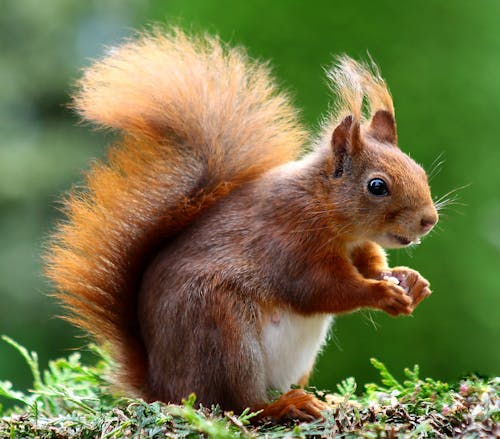
#> input picture Set-3/Question3/sample.jpg, 500 x 439 px
$ jupyter execute Question3.ipynb
#> lines starting #> are read from the running program, lines starting #| are printed output that depends on the picture
[cell 1]
import cv2
import numpy as np
import matplotlib.pyplot as plt

[cell 2]
def rgb_to_hsi(img):
    # Normalize RGB values to [0,1]
    img = img.astype(np.float32) / 255.0
    R, G, B = img[:, :, 2], img[:, :, 1], img[:, :, 0]

    # Intensity
    I = (R + G + B) / 3.0

    # Saturation
    min_val = np.minimum(np.minimum(R, G), B)
    S = 1 - (3 / (R + G + B + 1e-8)) * min_val  # avoid division by zero

    # Hue calculation
    num = 0.5 * ((R - G) + (R - B))
    den = np.sqrt((R - G) ** 2 + (R - B) * (G - B)) + 1e-8
    theta = np.arccos(num / den)

    H = np.zeros_like(R)
    H[B <= G] = theta[B <= G]
    H[B > G] = (2 * np.pi - theta[B > G])

    H = H / (2 * np.pi)  # Normalize to [0,1]

    return H, S, I

[cell 3]
# Load Image
img = cv2.imread("sample.jpg")  # Change to your image path
#> img is the input picture: shape (439, 500, 3); mean B, G, R 70.1, 115.5, 114.4
if img is None:
    raise FileNotFoundError("Image not found!")
img = cv2.resize(img, (256, 256))  # Resize for display
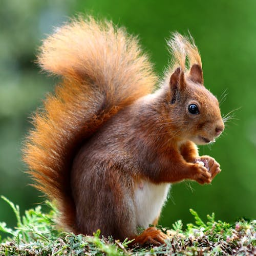
#> img: shape (256, 256, 3); mean B, G, R 70, 115.4, 114.3

[cell 4]
# Convert to HSI
H, S, I = rgb_to_hsi(img)
#> in rgb_to_hsi, `R, G, B = img[:, :, 2], img[:, :, 1], img[:, :, 0]`:
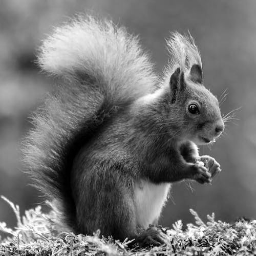
#> G: shape (256, 256) float32; min 0, max 1, mean 0.453
#> in rgb_to_hsi, `R, G, B = img[:, :, 2], img[:, :, 1], img[:, :, 0]`:
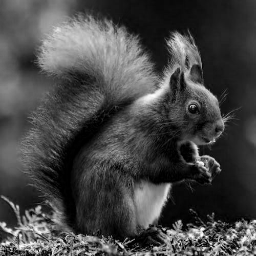
#> B: shape (256, 256) float32; min 0, max 1, mean 0.275
#> in rgb_to_hsi, `I = (R + G + B) / 3.0`:
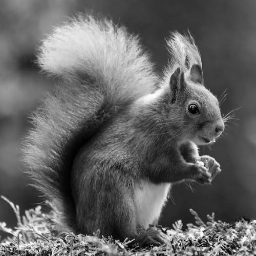
#> I: shape (256, 256) float32; min 0.00261, max 0.997, mean 0.392
#> in rgb_to_hsi, `S = 1 - (3 / (R + G + B + 1e-8)) * min_val`:
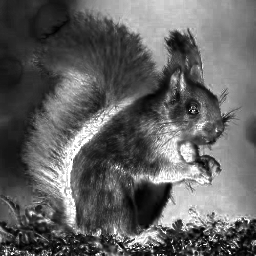
#> S: shape (256, 256) float32; min 0, max 1, mean 0.386
#> in rgb_to_hsi, `num = 0.5 * ((R - G) + (R - B))`:
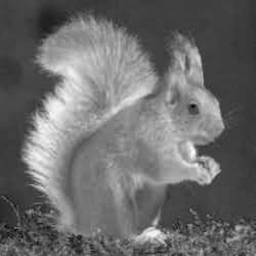
#> num: shape (256, 256) float32; min -0.231, max 0.516, mean 0.0847; drawn with min black and max white
#> in rgb_to_hsi, `den = np.sqrt((R - G) ** 2 + (R - B) * (G - B)) + 1e-8`:
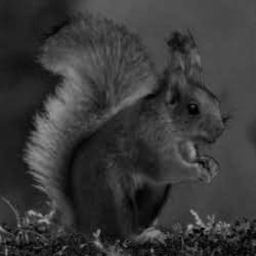
#> den: shape (256, 256) float32; min 1e-08, max 0.64, mean 0.224
#> in rgb_to_hsi, `theta = np.arccos(num / den)`:
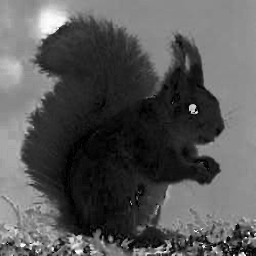
#> theta: shape (256, 256) float32; min 0, max 3.14, mean 1.07; drawn with min black and max white
#> in rgb_to_hsi, `H[B > G] = (2 * np.pi - theta[B > G])`:
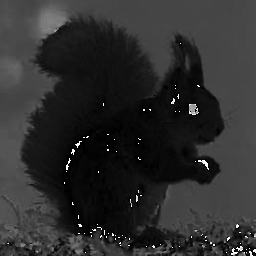
#> H: shape (256, 256) float32; min 0, max 6.27, mean 1.11; drawn with min black and max white

[cell 5]
# Display
plt.figure(figsize=(12, 4))

plt.subplot(1, 4, 1)
plt.imshow(cv2.cvtColor(img, cv2.COLOR_BGR2RGB))
plt.title("Original RGB")
plt.axis("off")

plt.subplot(1, 4, 2)
plt.imshow(H, cmap="hsv")
plt.title("Hue")
plt.axis("off")

plt.subplot(1, 4, 3)
plt.imshow(S, cmap="gray")
plt.title("Saturation")
plt.axis("off")

plt.subplot(1, 4, 4)
plt.imshow(I, cmap="gray")
plt.title("Intensity")
plt.axis("off")

plt.tight_layout()
plt.show()
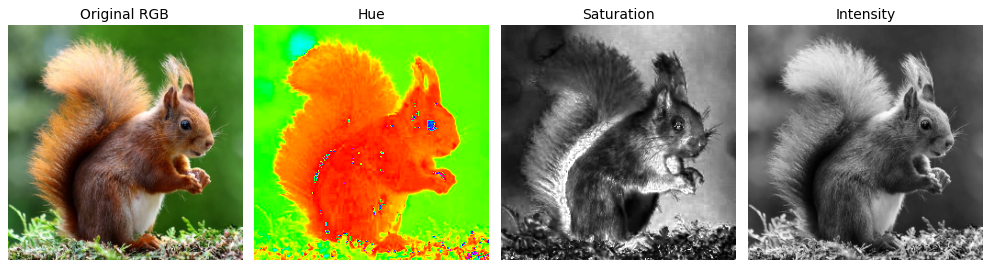
#> figure drawn by matplotlib, 4 panels
